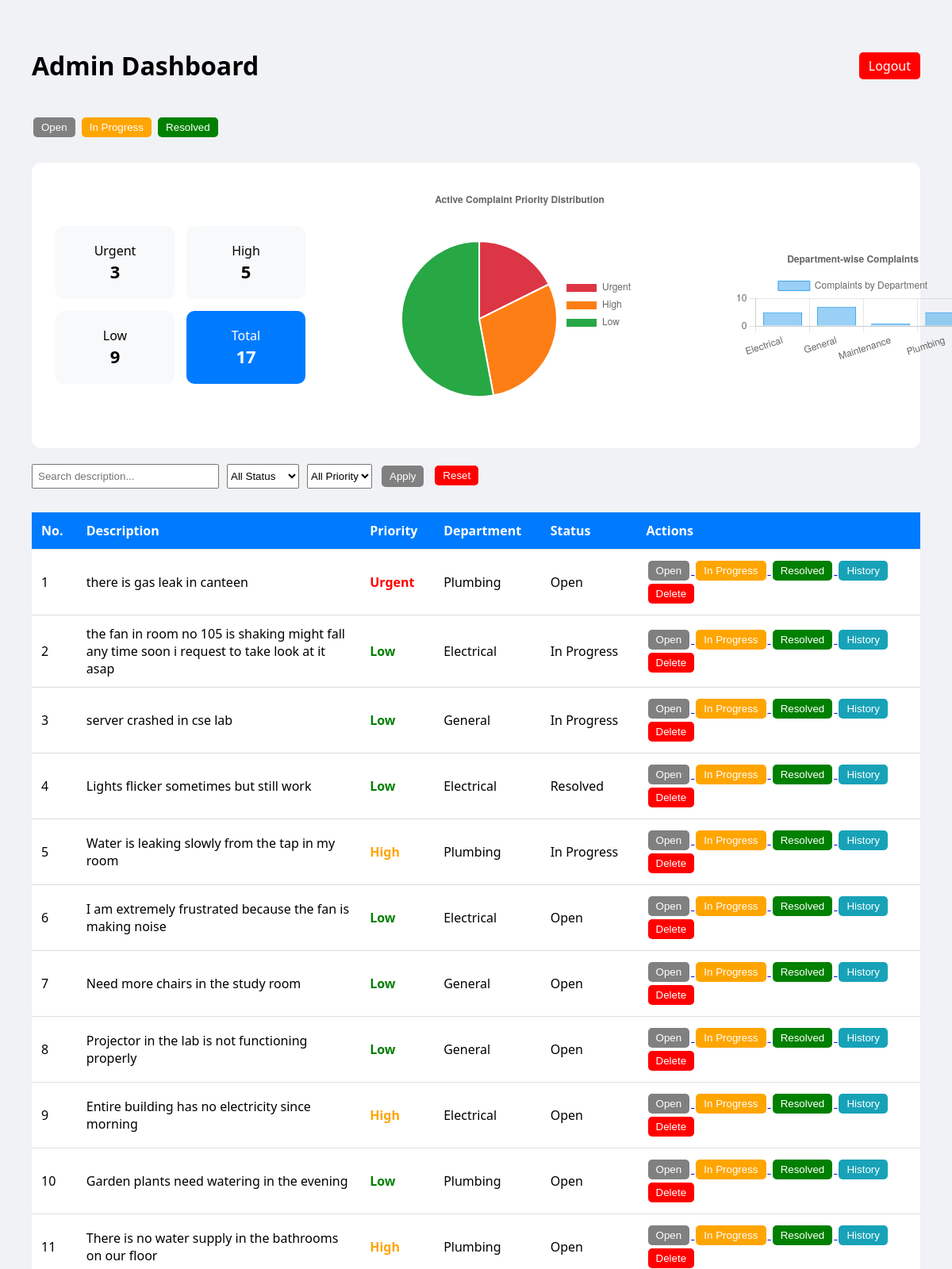
Before: /admin (signed in, upper part) with the older database file.
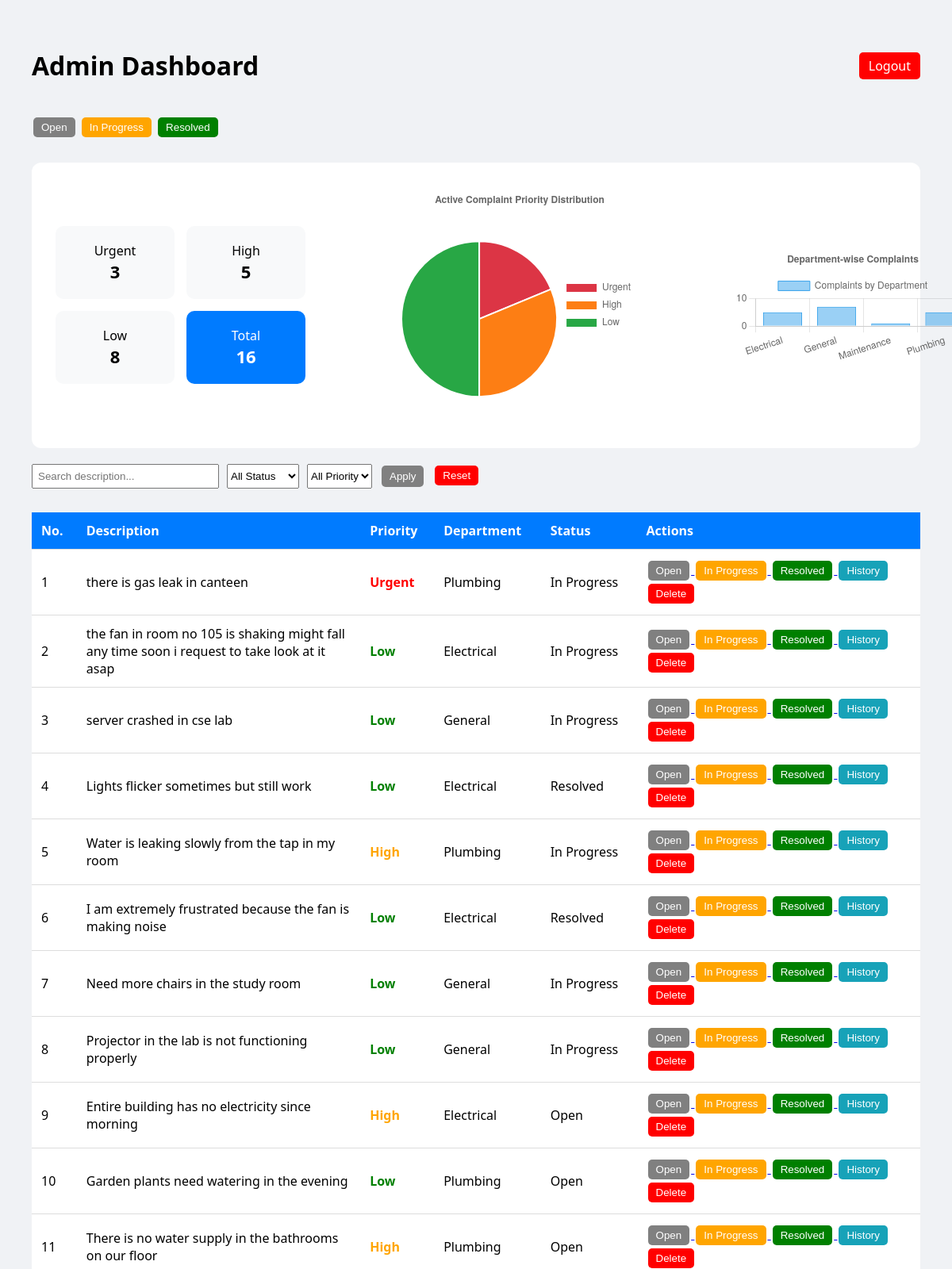
After: the same page with the newer database file.
### tables this page shows
CREATE TABLE complaints (
            id INTEGER PRIMARY KEY AUTOINCREMENT,
            description TEXT NOT NULL,
            severity TEXT DEFAULT 'Low',
            status TEXT DEFAULT 'Open',
            department TEXT DEFAULT 'General',
            assigned_to TEXT,
            created_at TIMESTAMP DEFAULT CURRENT_TIMESTAMP
        );

### app.py (the view)
@app.route('/admin') #to display the admin portal with dynamic filtering options and department analytics, allowing admins to efficiently manage complaints and gain insights into departmental performance
def admin_portal():
    if session.get('user_role') != 'admin':
        return redirect('/login')
    status = request.args.get('status')
    severity = request.args.get('severity')
    q = request.args.get('q')
    conn = get_db_connection()
    query = "SELECT * FROM complaints WHERE 1=1"
    params = []
    if status:
        query += " AND status = ?"
        params.append(status)
    if severity:
        query += " AND severity = ?"
        params.append(severity)
    if q:
        query += " AND description LIKE ?"
        params.append(f"%{q}%")
    query += " ORDER BY created_at DESC"
    complaints = conn.execute(query, params).fetchall()
    dept_data = conn.execute('''
        SELECT department, COUNT(*) as count
        FROM complaints
        GROUP BY department
    ''').fetchall()
    stats = conn.execute('''
        SELECT
            SUM(CASE WHEN severity = 'Urgent' THEN 1 ELSE 0 END) as urgent_count,
            SUM(CASE WHEN severity = 'High' THEN 1 ELSE 0 END) as high_count,
            SUM(CASE WHEN severity = 'Low' THEN 1 ELSE 0 END) as low_count,
            COUNT(*) as total_count
        FROM complaints
        WHERE status != 'Resolved'
    ''').fetchone()
    conn.close()
    return render_template(
        'admin.html',
        complaints=complaints,
        stats=stats,
        filters={
            "status": status,
            "severity": severity,
            "q": q
        },
        dept_data=dept_data   # 👈 NEW DATA FOR CHART
    )

### app.py (called while the page is built)
def get_db_connection():
    conn = sqlite3.connect(DB_FILE)
    conn.row_factory = sqlite3.Row
    return conn

### templates/admin.html (shortened to what the changed rows need)
<!DOCTYPE html>
<html>
<head>
</head>
<body>
<div class="header">
    <h1>Admin Dashboard</h1>
</div>
<div class="analytics">
    <div class="stats-grid">
        <div class="card">
            Low<br><b>{{ stats.low_count or 0 }}</b>
        </div>
        <div class="card total-card">
            Total<br><b>{{ stats.total_count or 0 }}</b>
        </div>
    </div>
    <div style="width: 320px;">
        <canvas id="priorityChart"></canvas>
    </div>
</div>
<table>
    <tr>
        <th>No.</th>
        <th>Description</th>
        <th>Priority</th>
        <th>Department</th>
        <th>Status</th>
        <th>Actions</th>
    </tr>
    {% for c in complaints %}
    <tr>
        <td>{{ loop.index }}</td>
        <td>{{ c.description }}</td>
        <td class="
            {% if c.severity == 'Urgent' %}urgent
            {% elif c.severity == 'High' %}high
            {% else %}low
            {% endif %}
        ">
            {{ c.severity }}
        </td>
        <td>{{ c.department }}</td>
        <td>{{ c.status }}</td>
        <td>
            <a href="/update_status/{{ c.id }}/Open">
                <button class="btn open">Open</button>
            </a>
            <a href="/update_status/{{ c.id }}/In Progress">
                <button class="btn progress">In Progress</button>
            </a>
            <a href="/update_status/{{ c.id }}/Resolved">
                <button class="btn resolved">Resolved</button>
            </a>
            <a href="/history/{{ c.id }}">
                <button class="btn history">History</button>
            </a>
            <a href="/delete/{{ c.id }}" onclick="return confirm('Delete this complaint?')">
                <button class="btn delete">Delete</button>
            </a>
        </td>
    </tr>
    {% endfor %}
</table>
<script>
const ctx = document.getElementById('priorityChart').getContext('2d');
new Chart(ctx, {
    type: 'pie',
    data: {
        labels: ['Urgent', 'High', 'Low'],
        datasets: [{
            data: [
                {{ stats.urgent_count or 0 }},
                {{ stats.high_count or 0 }},
                {{ stats.low_count or 0 }}
            ],
            backgroundColor: [
                '#dc3545',
                '#fd7e14',
                '#28a745'
            ],
            borderWidth: 2
        }]
    },
    options: {
        responsive: true,
        plugins: {
            title: {
                display: true,
                text: 'Active Complaint Priority Distribution'
            },
            legend: {
                position: 'right'
            }
        }
    }
});
</script>
<script>
const deptCtx = document.getElementById('deptChart').getContext('2d');
new Chart(deptCtx, {
    type: 'bar',
    data: {
        labels: [
            {% for d in dept_data %}
                "{{ d.department }}",
            {% endfor %}
        ],
        datasets: [{
            label: 'Complaints by Department',
            data: [
                {% for d in dept_data %}
                    {{ d.count }},
                {% endfor %}
            ],
            borderWidth: 1
        }]
    },
    options: {
        responsive: true,
        plugins: {
            title: {
                display: true,
                text: 'Department-wise Complaints'
            }
        }
    }
});
</script>
</body>
</html>

Changed rows visible on the page:
changed complaints "there is gas leak in canteen": status "Open" → "In Progress"
changed complaints "I am extremely frustrated because the fan is making noise": status "Open" → "Resolved"
changed complaints "Need more chairs in the study room": status "Open" → "In Progress"
changed complaints "Projector in the lab is not functioning properly": status "Open" → "In Progress"
Other visible differences:
{{ stats.low_count or 0 }}: "9" → "8"
{{ stats.total_count or 0 }}: "17" → "16"
chart data {{ stats.low_count or 0 }}: 9 → 8
